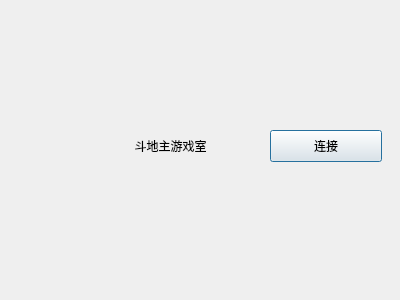
<?xml version="1.0" encoding="UTF-8"?>
<ui version="4.0">
 <class>PreparationDialog</class>
 <widget class="QDialog" name="PreparationDialog">
  <property name="geometry">
   <rect>
    <x>0</x>
    <y>0</y>
    <width>400</width>
    <height>300</height>
   </rect>
  </property>
  <property name="windowTitle">
   <string>Dialog</string>
  </property>
  <widget class="QLabel" name="label">
   <property name="geometry">
    <rect>
     <x>90</x>
     <y>80</y>
     <width>161</width>
     <height>131</height>
    </rect>
   </property>
   <property name="text">
    <string>斗地主游戏室</string>
   </property>
   <property name="alignment">
    <set>Qt::AlignCenter</set>
   </property>
  </widget>
  <widget class="QPushButton" name="linkButton">
   <property name="geometry">
    <rect>
     <x>270</x>
     <y>130</y>
     <width>112</width>
     <height>32</height>
    </rect>
   </property>
   <property name="text">
    <string>连接</string>
   </property>
  </widget>
 </widget>
 <resources/>
 <connections/>
</ui>
